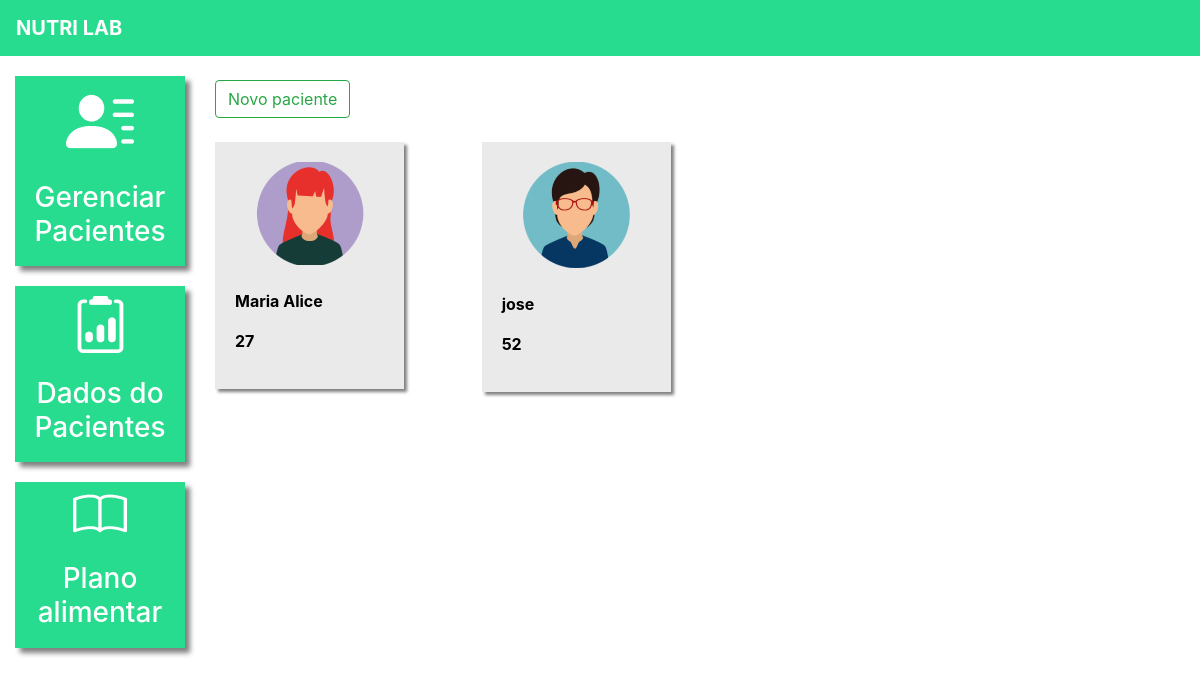
/pacientes/ (signed in), run on the app's committed database.
### plataforma/models.py (models this page shows, shortened)
class Pacientes(models.Model):
    choices_sexo = (('F', 'Feminino'),
                    ('M', 'Maculino'))
    nome = models.CharField(max_length=50)
    sexo = models.CharField(max_length=1, choices=choices_sexo)
    idade = models.IntegerField()
    email = models.EmailField()
    telefone = models.CharField(max_length=19)
    nutri = models.ForeignKey(User, on_delete=models.CASCADE)

### plataforma/views.py (the view, shortened to what this page needs)
# urls.py: path('pacientes/', pacientes, name='pacientes'),
@login_required(login_url='/auth/logar/')
def pacientes(request):
    if request.method == "GET":
        pacientes = Pacientes.objects.filter(nutri=request.user)
        return render(request, 'pacientes.html', {'pacientes': pacientes})
    elif request.method == "POST":
        nome = request.POST.get('nome')
        sexo = request.POST.get('sexo')
        idade = request.POST.get('idade')
        email = request.POST.get('email')
        telefone = request.POST.get('telefone')

### plataforma/templates/pacientes.html (shortened to what this page needs)
{% extends 'base_plataforma.html' %}
{% load static %}
{% block 'plataforma' %}
    <br>
    <button type="button" class="btn btn-outline-success" data-toggle="modal" data-target="#modal">
        Novo paciente
    </button>
    <br>
    <br>
    <div  class="row">
        {% for paciente in pacientes %}
            <div class="col-md-4">
                <a href="#" class="link-hover">
                    <div class="card-paciente">
                    <div class="foto-perfil">
                            {% if paciente.sexo == "M"%}
                                <img src="{% static 'plataforma/img/perfil2.png' %}">
                            {% else %}
                                <img src="{% static 'plataforma/img/perfil1.png' %}">
                            {% endif %}
                        </div>
                    <br>
                    <p class="dados">{{paciente.nome}}</p>
                    <p class="dados">{{paciente.idade}}</p>
                    </div>
                </a>
            </div>
        {% endfor %}
    </div>
{% endblock%}

### templates/static/plataforma/css/css.css (style rules this page uses)
.card-paciente { background-color: #EAEAEA; width: 80%; box-shadow: 3px 3px 3px gray; padding: 20px; color: black; }
.foto-perfil { text-align: center; }
.dados { font-weight: bold; }

### data on the page
Pacientes: nome "Maria Alice", idade "27"
Pacientes: nome "jose", idade "52"
